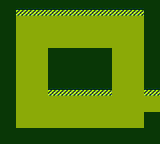

A 2D game scene composited from a Tiled map and its tileset images. What follows is a short description and the map's XML, with each tile layer's data collapsed to a summary:
An orthogonal 10x9 tile map with 16x16 px tiles, 2 tile layers (Floor, Wall), 2 tilesets and 8 objects (button).

<map version="1.0" orientation="orthogonal" width="10" height="9" tilewidth="16" tileheight="16">
 <tileset firstgid="1" name="tile" tilewidth="16" tileheight="16">
  <image source="../art/tile.png" width="48" height="16" />
 </tileset>
 <tileset firstgid="4" name="objects" tilewidth="16" tileheight="16">
  <image source="../art/object.png" width="32" height="112" />
 </tileset>
 <layer name="Floor" width="10" height="9">
  <data>[90 cells, 90 non-empty, 2 distinct tile ids]</data>
 </layer>
 <layer name="Wall" width="10" height="9">
  <properties>
   <property name="isBlocked" value="true" />
  </properties>
  <data>[90 cells, 39 non-empty, 2 distinct tile ids]</data>
 </layer>
 <objectgroup name="Objects" width="10" height="9">
  <object name="button" x="17" y="17" width="14" height="13" />
  <object x="128" y="80" width="15" height="15" />
  <object x="128" y="96" width="15" height="14" />
  <object x="128" y="112" width="16" height="15" />
  <object gid="14" x="17" y="31" />
  <object gid="5" x="128" y="95" />
  <object gid="5" x="128" y="112" />
  <object gid="5" x="129" y="128" />
 </objectgroup>
</map>